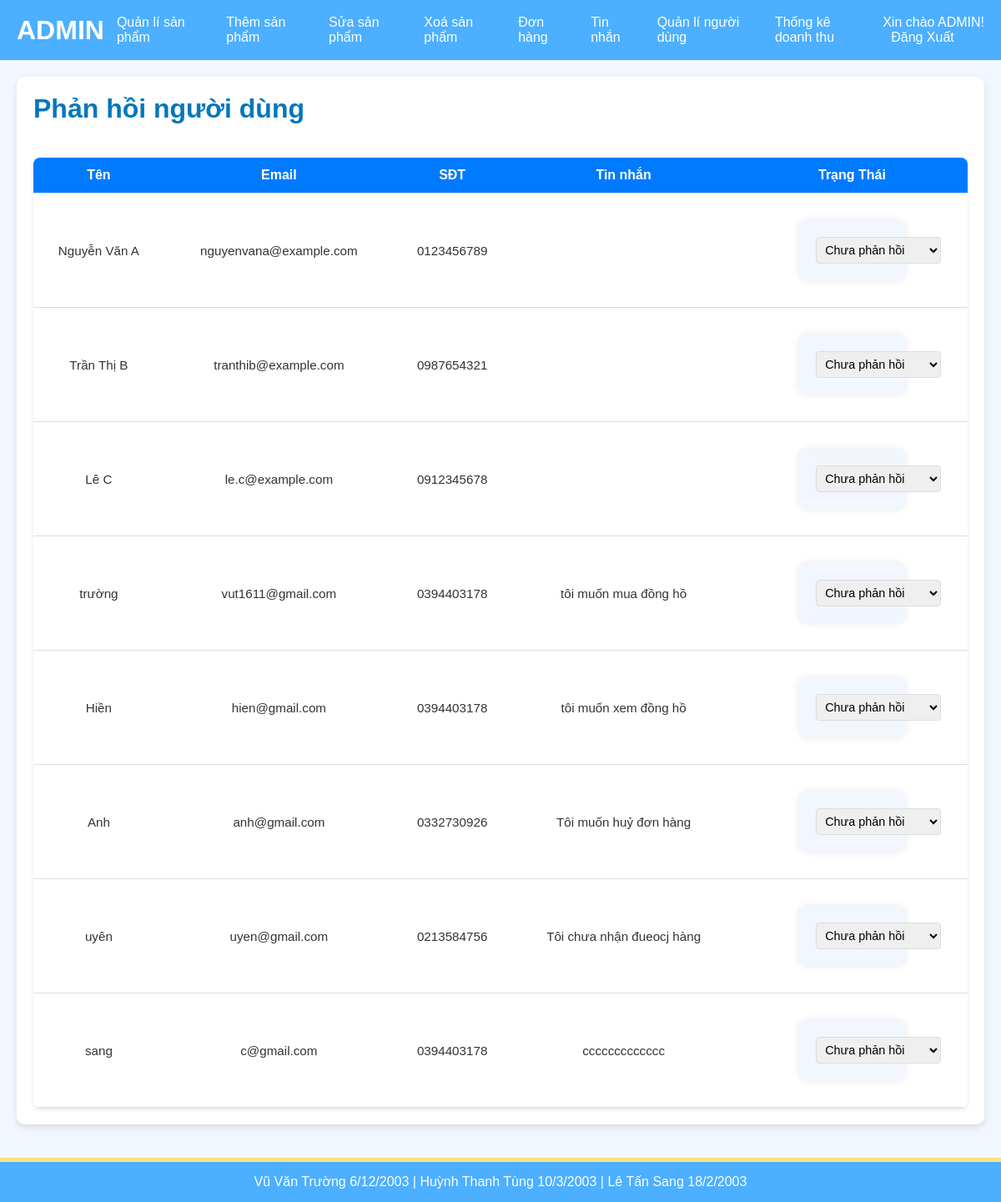
The page /tin_nhan.php on the database its author committed.
### tables this page shows
CREATE TABLE `lienhe` (
  `id` int(11) NOT NULL,
  `ten` varchar(100) NOT NULL,
  `email` varchar(100) NOT NULL,
  `sdt` varchar(20) DEFAULT NULL,
  `tin_nhan` varchar(200) NOT NULL
);

### tin_nhan.php (the view, shortened to what this page needs)
<!DOCTYPE html>
<html lang="vi">
<head>
</head>
<body>
    <?php include('header_admin.php') ?>
    <main class="admin-container">
        <section class="content">
            <h1>Phản hồi người dùng</h1>
            <table>
                <thead>
                    <tr>
                        <th>Tên</th>
                        <th>Email</th>
                        <th>SĐT</th>
                        <th>Tin nhắn</th>
                        <th>Trạng Thái</th>
                    </tr>
                </thead>
                <tbody>
                    <?php
                        include 'database.php';
                        $sql = "SELECT * FROM lienhe";
                        $result = $conn->query($sql);
                        if ($result->num_rows > 0) {
                            while ($row = $result->fetch_assoc()) {
                                echo "<tr>";
                                echo "<td>" . $row['ten'] . "</td>";
                                echo "<td>" . $row['email'] . "</td>";
                                echo "<td>" . $row['sdt'] . "</td>";
                                echo "<td>" . $row['tin_nhan'] . "</td>";
                                $status = $row['status'];
                                echo "<td>
                                        <form action='update_status.php' method='POST' class='status'>
                                            <select name='status' onchange='this.form.submit()'>
                                                <option value='0' " . ($status == 0 ? 'selected' : '') . ">Chưa phản hồi</option>
                                                <option value='1' " . ($status == 1 ? 'selected' : '') . ">Đã phản hồi</option>
                                            </select>
                                            <input type='hidden' name='id' value='" . $row['id'] . "' />
                                        </form>
                                      </td>";
                                echo "</tr>";
                            }
                        } else {
                            echo "<tr><td colspan='5'>Không có tin nhắn nào!</td></tr>";
                        }
                    ?>
                </tbody>
            </table>
        </section>
    </main>
    <?php include('footer.php') ?>
</body>
</html>

### style.css (style rules this page uses)
* { margin: 0; padding: 0; box-sizing: border-box; }
body { font-family: Arial, sans-serif; color: #333; background-color: #f2f6ff; }
main { display: flex; padding: 20px; }
.content { width: 75%; padding: 20px; background-color: #ffffff; border-radius: 10px; box-shadow: 0 4px 8px rgba(0, 0, 0, 0.1); }
.content h1 { color: #0277bd; margin-bottom: 20px; }
form { width: 50%; margin: 20px auto; padding: 20px; background-color: #f2f6ff; border-radius: 10px; box-shadow: 0px 0px 10px rgba(0, 0, 0, 0.1); }
.content { display: flex; flex-wrap: wrap; gap: 20px; justify-content: space-between; padding: 20px; width: 75%; margin: 0 auto; }

### tin_nhan.php (style rules this page uses)
body { font-family: Arial, sans-serif; background-color: #f4f6f9; margin: 0; padding: 0; }
.admin-container { display: flex; padding: 20px; flex-wrap: wrap; }
.content { flex: 1; margin-left: 20px; background-color: white; border-radius: 8px; padding: 20px; box-shadow: 0 2px 10px rgba(0, 0, 0, 0.1); }
.content h1 { font-size: 2rem; color: #333; margin-bottom: 20px; }
table { width: 100%; border-collapse: collapse; background-color: #fff; box-shadow: 0 2px 5px rgba(0, 0, 0, 0.1); border-radius: 8px; overflow: hidden; }
th, td { padding: 12px; text-align: center; border-bottom: 1px solid #ddd; }
th { background-color: #007bff; color: white; font-size: 1rem; }
td { font-size: 0.95rem; }
td select { padding: 6px; border-radius: 4px; font-size: 0.9rem; width: 150px; border: 1px solid #ddd; }

### rows shown on the page
lienhe: ten "Nguyễn Văn A", email "nguyenvana@example.com", sdt "0123456789"
lienhe: ten "Trần Thị B", email "tranthib@example.com", sdt "0987654321"
lienhe: ten "Lê C", email "le.c@example.com", sdt "0912345678"
lienhe: ten "trường", email "vut1611@gmail.com", sdt "0394403178", tin_nhan "tôi muốn mua đồng hồ"
lienhe: ten "Hiền", email "hien@gmail.com", sdt "0394403178", tin_nhan "tôi muốn xem đồng hồ"
lienhe: ten "Anh", email "anh@gmail.com", sdt "0332730926", tin_nhan "Tôi muốn huỷ đơn hàng"
lienhe: ten "uyên", email "uyen@gmail.com", sdt "0213584756", tin_nhan "Tôi chưa nhận đueocj hàng"
lienhe: ten "sang", email "c@gmail.com", sdt "0394403178", tin_nhan "ccccccccccccc"
